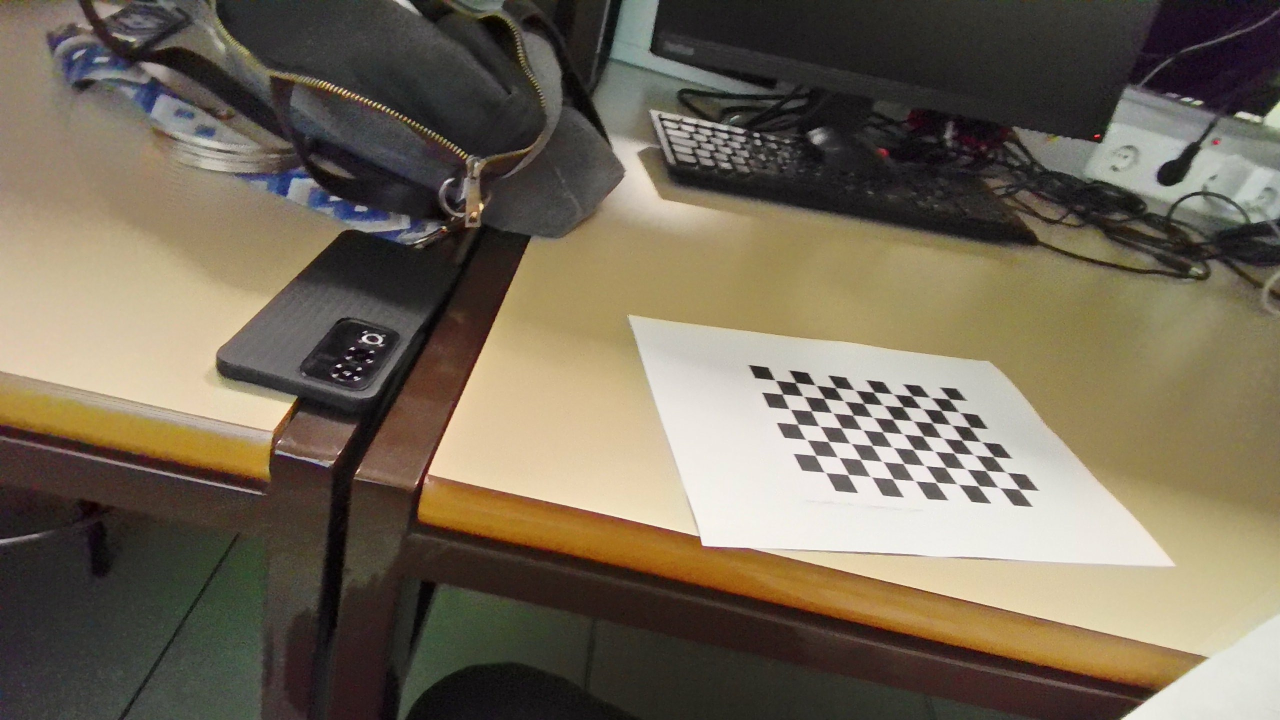
#> input picture calibration_images/Calibration_img_01.jpg, 2560 x 1440 px, given in place of the camera (shown at 1/2 size)
$ python record_reference.py   (older library calls are emulated)
#> lines starting #> are read from the running program, lines starting #| are printed output that depends on the picture; after the words box and inside, x2 and y2 are one past the last pixel; in counts of white or black regions, pixels touching at a corner belong together
### lse_auth/camera.py
import threading

import cv2

from lse_auth import config
from lse_auth.calibration_io import load_calibration, scale_intrinsics


class Undistorter:
    # los mapas se calculan una vez, cv2.undistort en cada frame iba lento
    def __init__(self, frame_size, calibration_file=config.CALIBRATION_FILE, alpha=0.0):
        K, dist, calib_size, self.rms = load_calibration(calibration_file)
        self.K = scale_intrinsics(K, calib_size, frame_size)
        self.dist = dist
        self.frame_size = frame_size
        # alpha 0 para que no salgan bordes negros
        self.new_K, _ = cv2.getOptimalNewCameraMatrix(self.K, dist, frame_size, alpha, frame_size)
        self.map_x, self.map_y = cv2.initUndistortRectifyMap(self.K, dist, None, self.new_K,
                                                             frame_size, cv2.CV_16SC2)

    def __call__(self, frame):
        h, w = frame.shape[:2]
        if (w, h) != self.frame_size:
            raise ValueError(f"Frame size {(w, h)} does not match the "
                             f"undistorter size {self.frame_size}")
        return cv2.remap(frame, self.map_x, self.map_y, cv2.INTER_LINEAR)


class Camera:
    def __init__(self, index=config.CAMERA_INDEX, width=config.FRAME_WIDTH,
                 height=config.FRAME_HEIGHT, undistort=True, mirror=config.MIRROR):
        self.cap = cv2.VideoCapture(index, config.camera_backend())
        if not self.cap.isOpened():
            raise RuntimeError(f"Could not open the camera (index {index}).")
        self.cap.set(cv2.CAP_PROP_FRAME_WIDTH, width)
        self.cap.set(cv2.CAP_PROP_FRAME_HEIGHT, height)
        self.cap.set(cv2.CAP_PROP_FPS, config.CAMERA_FPS)

        w = int(self.cap.get(cv2.CAP_PROP_FRAME_WIDTH))
        h = int(self.cap.get(cv2.CAP_PROP_FRAME_HEIGHT))
        self.frame_size = (w, h)
        if self.frame_size != (width, height):
            print(f"[camera] Requested {width}x{height}, got {w}x{h}")

        self.mirror = mirror
        self.undistorter = None
        if undistort:
            self.undistorter = Undistorter(self.frame_size)
#> (reads calibration/camera_params.npz from the repository)

    def read_raw(self):
        ok, frame = self.cap.read()
#> frame is the input picture: shape (1440, 2560, 3); mean B, G, R 88, 105, 115.3
        if not ok:
            return None
        return frame

    def read(self):
        frame = self.read_raw()
        if frame is None:
            return None
        if self.undistorter is not None:
            frame = self.undistorter(frame)
#> in __call__, `return cv2.remap(frame, self.map_x, self.map_y, cv2.INTER_LINEAR)`:
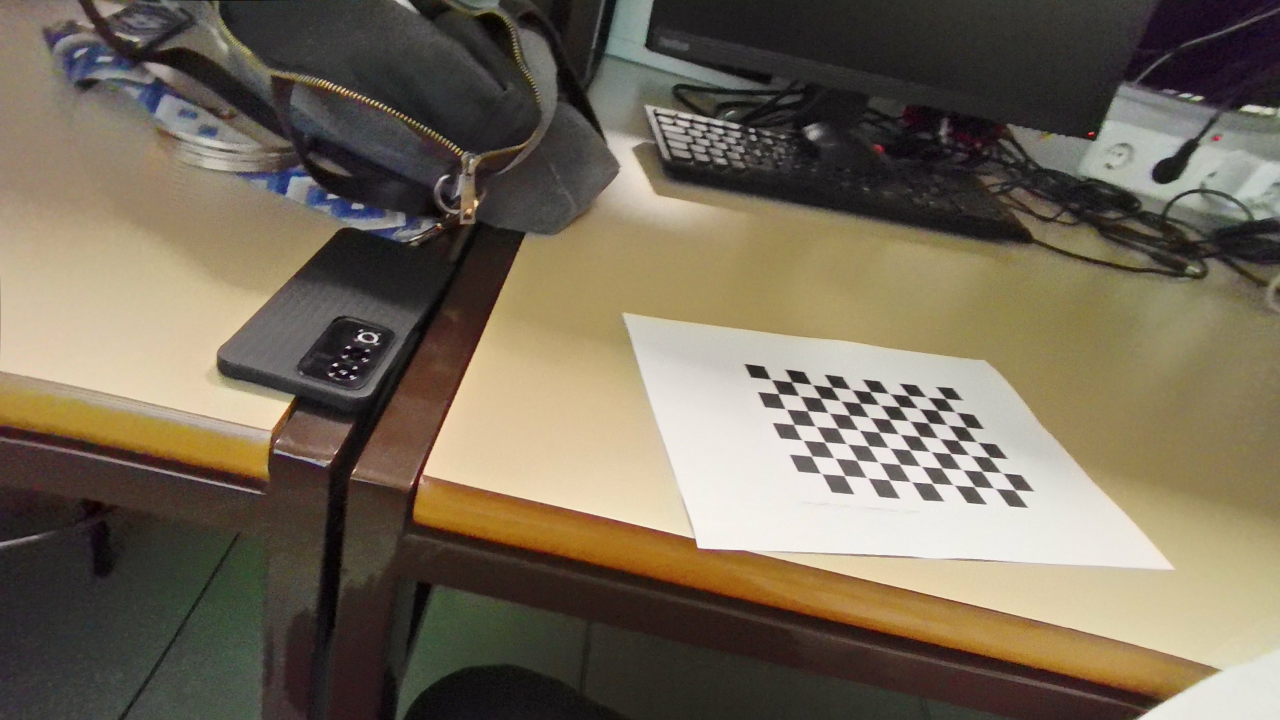
#> returned value: shape (1440, 2560, 3) (shown at 1/2 size); mean of channels 0, 1, 2 88.3, 105.6, 116.1; drawn as B, G, R
        if self.mirror:
            frame = cv2.flip(frame, 1)   # despues de undistort!
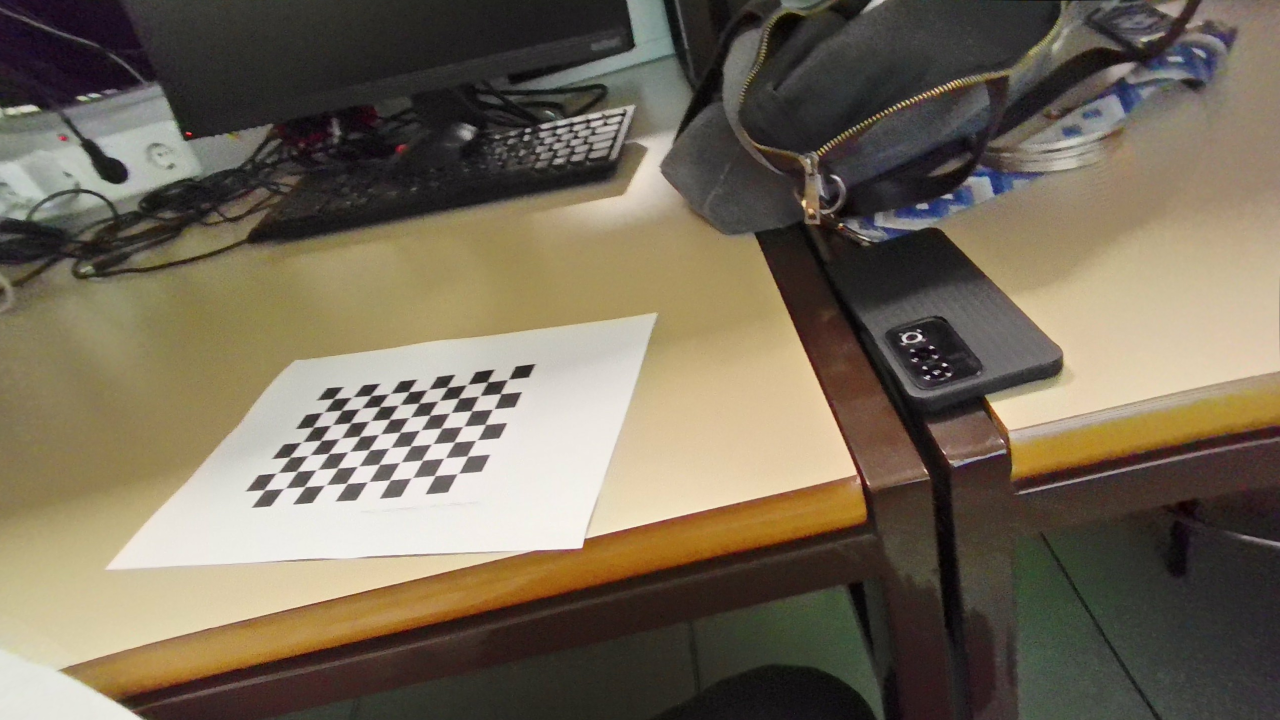
#> frame: shape (1440, 2560, 3) (shown at 1/2 size); mean B, G, R 88.3, 105.6, 116.1
        return frame

    def release(self):
        self.cap.release()

    def __enter__(self):
        return self

    def __exit__(self, *args):
        self.release()


class FrameGrabber:
    # hilo que lee la camara y se queda con el ultimo frame,
    # asi leer y procesar van a la vez
    # [27 lines left out: functions __init__, _run, read, not called in this run]

    def stop(self):
        self.running = False
        self._thread.join(timeout=1.0)

### jump_tracker/video_source.py
"""
Single entry point for frames in the jump counter block.

File mode reuses the video reading of Lab 5 (partB-D, read_video):
cv2.VideoCapture + CAP_PROP_* + 'ret, frame = cap.read()'. The only change
is that frames are read one at a time instead of being stored in a list,
because of the high cost of storing all frames in memory.

Live mode uses the Camera of lse_auth (undistorted + mirrored), since the
labs only worked with recorded videos. This is the ONLY file of
jump_tracker that imports lse_auth (step 13).

    live : VideoSource()           -> webcam
    file : VideoSource("clip.mp4") -> recorded clip (already undistorted)

read() always returns (frame, t), with t in seconds since the start.
"""

import argparse
import os
import time

import cv2
import numpy as np

from lse_auth.camera import Camera


class VideoSource:
    """
    Frames from the live camera or from a video file.

    Args:
        videopath (str): Path to the video file. None -> live camera.
    """

    def __init__(self, videopath=None):
        self.is_live = videopath is None

        if self.is_live:
            self.camera = Camera()
            self.frame_width, self.frame_height = self.camera.frame_size
            self.frame_rate = None              # unknown: it is measured live
            self.start_time = time.perf_counter()
        else:
            # Same steps as read_video()
            self.cap = cv2.VideoCapture(videopath)
            if not self.cap.isOpened():
                raise RuntimeError(f"Error: Could not open the video file {videopath}")
            self.frame_width = int(self.cap.get(cv2.CAP_PROP_FRAME_WIDTH))
            self.frame_height = int(self.cap.get(cv2.CAP_PROP_FRAME_HEIGHT))
            # CAP_PROP_FPS returns 0.0 if the file does not store it -> 30
            self.frame_rate = self.cap.get(cv2.CAP_PROP_FPS) or 30.0
            self.frame_index = 0
            self.timestamps = None
            csvpath = timestamps_path(videopath)
            if os.path.exists(csvpath):
                # Column 1 = t (column 0 is the index); ndmin=1 so a one-frame clip still gives an array
                self.timestamps = np.loadtxt(csvpath, delimiter=",", skiprows=1,usecols=1, ndmin=1)

    def read(self):
        """
        Reads the next frame.

        Returns:
            tuple: A tuple containing:
                - frame (np.ndarray): The image, or None at the end of the video.
                - t (float): Time of the frame in seconds, or None at the end.
        """
        if self.is_live:
            frame = self.camera.read()
            if frame is None:
                return None, None
            return frame, time.perf_counter() - self.start_time

        ret, frame = self.cap.read()
        if not ret:
            return None, None
        if self.timestamps is not None and self.frame_index < len(self.timestamps):
            t = float(self.timestamps[self.frame_index])   # real time of the frame
        else:
            t = self.frame_index / self.frame_rate         # time from the frame number
        self.frame_index += 1
        return frame, t

    def release(self):
        """Frees the camera or the video file."""
        if self.is_live:
            self.camera.release()
        else:
            self.cap.release()

    def __enter__(self):
        return self

    def __exit__(self, *exc):
        self.release()


# [44 lines left out: functions preview, timestamps_path, not called in this run]

# [4 lines that do not run on import are left out]

### lse_auth/config.py
import os
import sys

PROJECT_ROOT = os.path.dirname(os.path.dirname(os.path.abspath(__file__)))

CALIBRATION_DIR = os.path.join(PROJECT_ROOT, "calibration")
CALIBRATION_FILE = os.path.join(CALIBRATION_DIR, "camera_params.npz")
REFERENCE_DIR = os.path.join(PROJECT_ROOT, "pasos", "lse", "referencia_lse")
DATASET_DIR = os.path.join(PROJECT_ROOT, "pasos", "lse", "dataset_lse")

# camara
CAMERA_INDEX = 0
FRAME_WIDTH = 1280
FRAME_HEIGHT = 720
CAMERA_FPS = 30
MIRROR = True   # espejo, siempre despues de quitar la distorsion


def camera_backend():
    import cv2
    if sys.platform == "darwin":
        return cv2.CAP_AVFOUNDATION
    if sys.platform.startswith("win"):
        return cv2.CAP_DSHOW
    return cv2.CAP_ANY


# recuadro de la mano (x, y, w, h en fraccion del frame)
# a la derecha xq signamos con la derecha y la imagen esta en espejo
HAND_ROI = (0.55, 0.15, 0.35, 0.70)


# [4 lines left out: function roi_pixels, not called in this run]


# segmentacion (paso 3), ajustado con las fotos de bg_01
BG_FRAMES = 30
BG_WEIGHT_Y = 0.5      # la Y pesa menos, la exposicion y las sombras cambian sobre todo la Y
BG_THRESHOLD = 25
SKIN_LOWER = (0, 135, 85)
SKIN_UPPER = (255, 180, 135)   # Cb hasta 135 xq con esta luz la piel clara llega a ~126
OPEN_KERNEL = 5
CLOSE_KERNEL = 9
FG_CLOSE_KERNEL = 31

# estabilizador (paso 7), en segundos xq los fps cambian segun el portatil
STABLE_CONFIRM_TIME = 0.5
STABLE_MIN_SHARE = 0.8
STABLE_MIN_FRAMES = 6
STABLE_RESET_TIME = 0.3

# decodificador (paso 8)
UNLOCK_SEQUENCE = ("H", "O", "L", "A")
SEQUENCE_TIMEOUT = 30.0

### lse_auth/calibration_io.py
import os

import numpy as np

from lse_auth import config


# [4 lines left out: function save_calibration, not called in this run]


def load_calibration(path=config.CALIBRATION_FILE):
    if not os.path.isfile(path):
        raise FileNotFoundError(f"Calibration file not found: {path}\n"
                                "Run 'python calibration_main.py' first to create it.")
    data = np.load(path)
    w, h = data["image_size"]
    return data["intrinsics"], data["dist_coeffs"], (int(w), int(h)), float(data["rms"])


def scale_intrinsics(intrinsics, calib_size, new_size):
    # calibramos a 2560x1440 y capturamos a 1280x720 -> hay que escalar K
    # (los coef. de distorsion no cambian)
    sx = new_size[0] / calib_size[0]
    sy = new_size[1] / calib_size[1]
    if abs(sx - sy) > 0.01:
        print(f"[calibration] Warning: aspect ratio changed from {calib_size} "
              f"to {new_size}, the undistortion may not be accurate.")
    K = intrinsics.astype(np.float64).copy()
    K[0, :] *= sx
    K[1, :] *= sy
    return K

### jump_tracker/record_reference.py
"""
Records the reference videos of the jump counter (steps 1 and 2).

Frames come from VideoSource in live mode, i.e. from lse_auth's Camera:
already undistorted and mirrored, exactly what the tracker will see live.
The video is written as in Lab 5 (partB-D): cv2.VideoWriter with the
'mp4v' codec and the size of the frames.

Webcams do not keep a constant frame rate, so the fps stored in the video
is only used to play it back. The real time of every frame is saved in
<video>_timestamps.csv (index,t) and VideoSource reads it back.

Every press of r starts a new take: normal_01.mp4, normal_02.mp4...
Keys: r = start / stop a take, q = quit.

    python -m jump_tracker.record_reference --name normal
"""

import argparse
import os
import time

import cv2

from jump_tracker import config
from jump_tracker.video_source import VideoSource, timestamps_path

# Clip types: 'prueba' for step 1, the rest are the step 2 references
CLIP_TYPES = ["prueba", "normal", "lento", "pausa", "ruido"]

# Only used to play the video back; the real times go to the CSV
PLAYBACK_FPS = 30.0


def next_videopath(name):
    """
    Finds the first free take number for a clip type.

    Args:
        name (str): Clip type (normal, lento...).

    Returns:
        str: Path of the new video, e.g. .../videos_referencia/normal_02.mp4
    """
    if not os.path.exists(config.VIDEOS_DIR):
        os.makedirs(config.VIDEOS_DIR)
    take = 1
    while os.path.exists(os.path.join(config.VIDEOS_DIR, f"{name}_{take:02d}.mp4")):
        take += 1
    return os.path.join(config.VIDEOS_DIR, f"{name}_{take:02d}.mp4")


def stop_take(out, csv_file, videopath, n_frames, duration):
    """
    Closes the video and the CSV of a take and prints a summary.

    Args:
        out (cv2.VideoWriter): Writer of the take.
        csv_file (file): Open timestamps CSV.
        videopath (str): Path of the video (for the message).
        n_frames (int): Frames written.
        duration (float): Time of the last frame in seconds.
    """
    out.release()
    csv_file.close()
    mean_fps = (n_frames - 1) / duration if duration > 0 else 0.0
    print(f"Saved {os.path.basename(videopath)}: {n_frames} frames, "
          f"{duration:.1f} s, {mean_fps:.1f} FPS on average")


def record(name):
    """
    Shows the camera and records takes of the given type with r.

    Args:
        name (str): Clip type, used in the file name.
    """
    with VideoSource() as source:
        frame_size = (source.frame_width, source.frame_height)
        print(f"Camera {frame_size[0]}x{frame_size[1]}. r = record / stop, q = quit")

        # Only open while a take is being recorded
        out, csv_file, videopath = None, None, None
        n_frames, t_start, t_rec = 0, None, 0.0

        # FPS measured once per second, as in VideoSource.preview()
        fps, frames_count, last_print = 0.0, 0, time.perf_counter()

        while True:
            frame, t = source.read()
#> t = 1.25
            if frame is None:
                print("Error: the camera stopped")
                break

            # Write the CLEAN frame (before drawing anything on it)
            if out is not None:
                if t_start is None:
                    t_start = t              # the first frame of the take is t = 0
                t_rec = t - t_start
                out.write(frame)
                csv_file.write(f"{n_frames},{t_rec:.4f}\n")
                n_frames += 1

            frames_count += 1
            now = time.perf_counter()
            if now - last_print >= 1.0:
                fps = frames_count / (now - last_print)
                frames_count, last_print = 0, now

            # Drawings only on a copy that is shown, never recorded
            view = frame.copy()
            cv2.putText(view, f"{fps:.1f} FPS", (10, 30),
                        cv2.FONT_HERSHEY_SIMPLEX, 0.8, (0, 255, 0), 2)
#> view: shape (1440, 2560, 3); 0.02% of pixels changed, all inside (x1, y1, x2, y2) = (11, 12, 110, 32)
            if out is not None:
                cv2.circle(view, (frame_size[0] - 30, 25), 10, (0, 0, 255), -1)
                cv2.putText(view, f"REC {t_rec:.1f} s", (frame_size[0] - 190, 35),
                            cv2.FONT_HERSHEY_SIMPLEX, 0.8, (0, 0, 255), 2)
            cv2.imshow("Grabar referencia", view)

            key = cv2.waitKey(1) & 0xFF
#> (key q is pressed here)
            if key == ord("r"):
                if out is None:
                    # Start a new take
                    videopath = next_videopath(name)
                    fourcc = cv2.VideoWriter_fourcc(*"mp4v")
                    out = cv2.VideoWriter(videopath, fourcc, PLAYBACK_FPS, frame_size)
                    if not out.isOpened():
                        raise RuntimeError(f"Error: could not create {videopath}")
                    csv_file = open(timestamps_path(videopath), "w")
                    csv_file.write("index,t\n")
                    n_frames, t_start, t_rec = 0, None, 0.0
                    print(f"Recording {os.path.basename(videopath)}...")
                else:
                    stop_take(out, csv_file, videopath, n_frames, t_rec)
                    out, csv_file = None, None
            elif key == ord("q"):
                break

        # Quitting in the middle of a take still saves it
        if out is not None:
            stop_take(out, csv_file, videopath, n_frames, t_rec)
    cv2.destroyAllWindows()


if __name__ == "__main__":
    parser = argparse.ArgumentParser(description="Record reference clips (steps 1-2)")
    parser.add_argument("--name", choices=CLIP_TYPES, default="prueba",
                        help="clip type, used in the file name")
    record(parser.parse_args().name)
